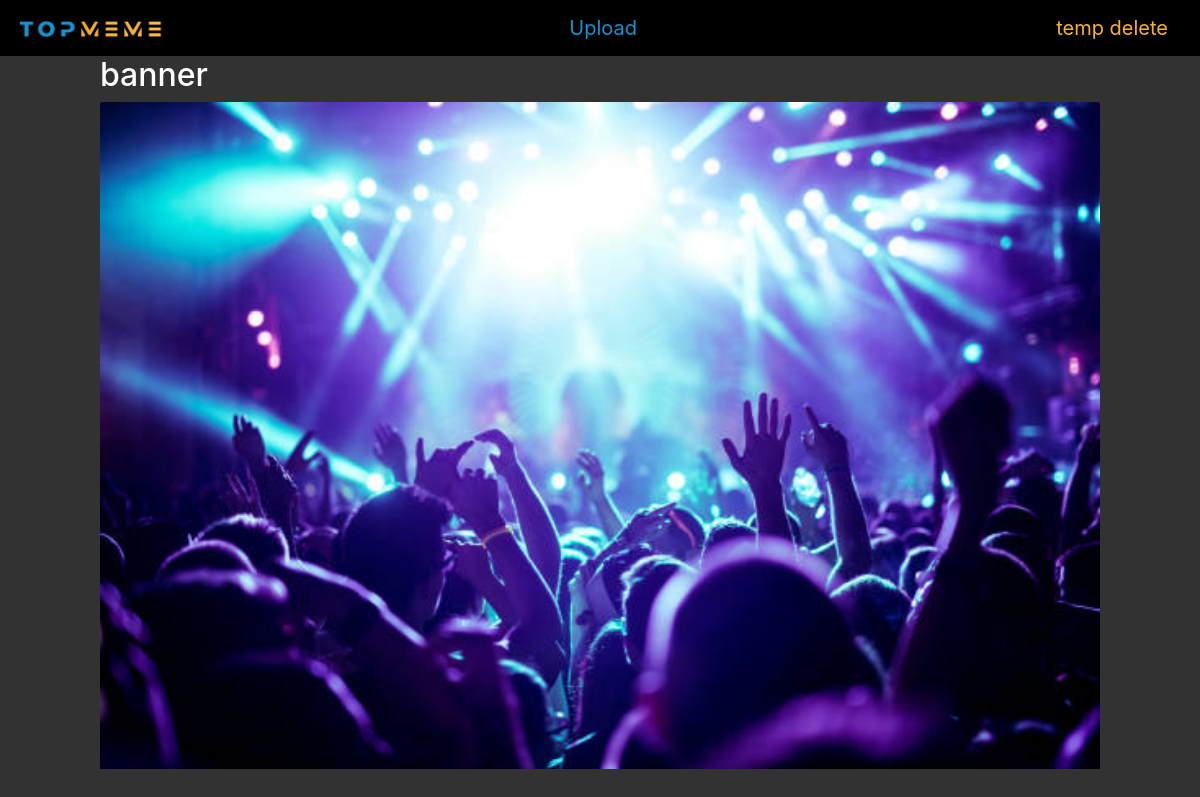
Before: /views/read.php?readPost=6 with the older database file.
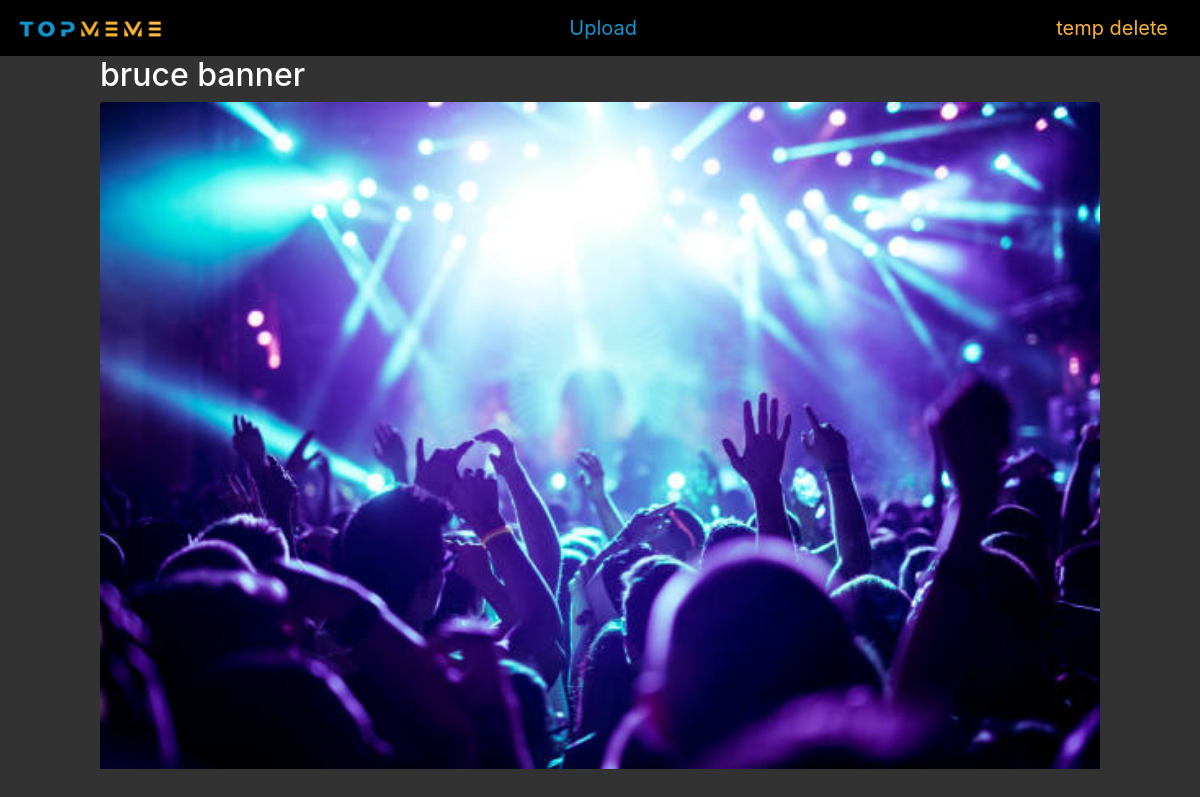
After: the same page with the newer database file.
### tables this page shows
CREATE TABLE posts
(
	id integer not null
		constraint posts_pk
			primary key autoincrement
, caption varchar, img varchar);

### db.php (called while the page is built, shortened)
<?php
function connect(){
    try{
        $dsn = "sqlite:".__DIR__."/db.sqlite";
        $db = new PDO($dsn);
        $db->setAttribute(PDO::ATTR_ERRMODE,PDO::ERRMODE_EXCEPTION);
        $db->setAttribute(PDO::ATTR_DEFAULT_FETCH_MODE, PDO::FETCH_ASSOC);
        return $db;
    } catch (PDOException $e){
        echo $e->errorInfo;
        exit();
    }
}
function runQuery($query){
    $db = connect();
    $stmt = $db->prepare($query);
    $stmt->execute();
    $result = $stmt->fetchAll();
    return $result;
}
function getPost($id)
{
    $query = "SELECT * FROM posts WHERE id ='$id'";
    $success = runQuery($query);
    return $success;
}

### views/read.php (the view, shortened to what this page needs)
<?php
require "../db.php";
$post = getPost($_GET["readPost"]);
?>
<!doctype html>
<html lang="en">
<head>
    <link rel="stylesheet" href="/stylesheets/main.css">
    <link rel="stylesheet" href="/stylesheets/read.css">
    <link rel="stylesheet" href="https://stackpath.bootstrapcdn.com/bootstrap/4.4.1/css/bootstrap.min.css">
</head>
<body>
<nav class="navbar navbar-light bg-black">
    <a href="../home"><img src="/Assets/topMeme-logo.jpg" width="150" height="28" class="d-inline-block align-top" alt="site-logo"></a>
    <a class="navbar-brand" id ="nav-text" href="../newPost">Upload</a>
    <a class="navbar-brand" id ="nav-text-2" href="#">temp delete</a>
</nav>
<div class="grid-container">
    <h2 id="read-caption"><?= $post[0]['caption'] ?></h2>
    <img id="post-img" class="card-img-top" alt="the-post" src=<?= "../uploads/" . $post[0]['img']?> ">
</div>
</body>
</html>

### stylesheets/main.css (style rules this page uses)
img { display: block; }
.bg-black { background-color: black; }
body { background-color: rgb(50,50,50) !important; }
#nav-text { color: #1593CD; }
#nav-text-2 { color:#F6B237; }

### stylesheets/read.css (style rules this page uses)
.grid-container { display: grid; grid-template-columns: repeat(12,1fr); grid-template-areas: ". cap cap cap cap cap cap cap cap cap cap ." ". post post post post post post post post post post ."; }
#read-caption { color: #ffffff; grid-area: cap; }
#post-img { grid-area: post; }

Changed rows visible on the page:
changed posts: caption "banner" → "bruce banner"
